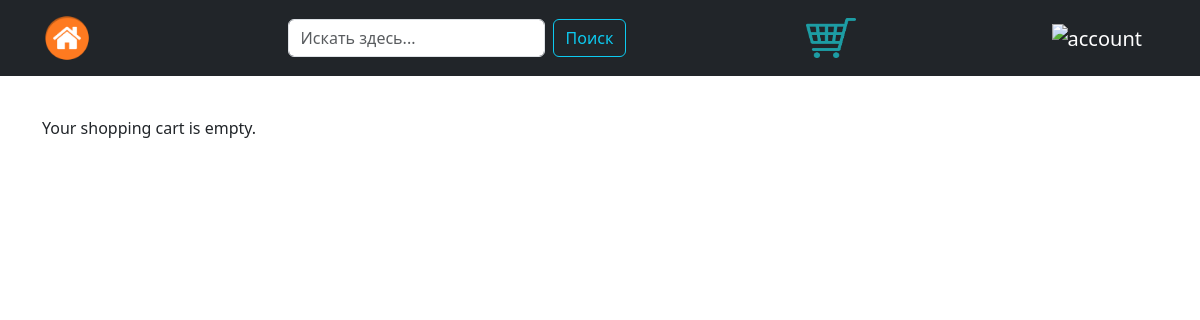
The app's page /cart (signed in), older data.
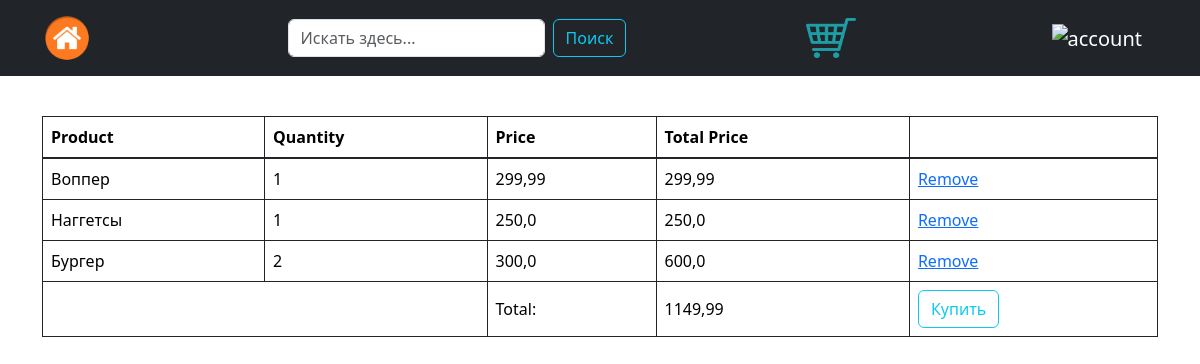
The same page, newer data.
### main/models.py (models this page shows, shortened)
class Cart(models.Model):
    user = models.ForeignKey(User, on_delete=models.CASCADE)
    product = models.CharField(max_length=255)
    quantity = models.IntegerField(default=1)
    price = models.FloatField('Стоимость товара', default=1)
    QP = models.FloatField('Сумма стоимости товаров 1-го вида', default=1)
    def __str__(self):
        return f"{self.quantity} x {self.product}"

### main/views.py (the view)
# urls.py: path('cart', views.cart_detail, name="cart_detail"),
@login_required
def cart_detail(request):
    cart_items = Cart.objects.filter(user=request.user)
    print(cart_items)
    for item in cart_items:
        item.price = Product.objects.get(name=item.product).price
        item.QP = item.quantity * item.price
    total_price = sum(item.quantity * item.price for item in cart_items)
    context = {
        "cart_items": cart_items,
        "total_price": total_price,
    }
    return render(request, "cart/cart_detail.html", context)

### main/templates/cart/cart_detail.html (shortened to what this page needs)
{% extends 'main/layout.html' %}
{% block content %}
<div class="container-lg" style="margin-top: 40px;">
    {% if cart_items %}
    <table class="table table-bordered border-dark">
        <thead>
            <tr>
                <th>Product</th>
                <th>Quantity</th>
                <th>Price</th>
                <th>Total Price</th>
                <th></th>
            </tr>
        </thead>
        <tbody class="table-group-divider">
            {% for item in cart_items %}
            <tr>
                <td>{{ item.product }}</td>
                <td>{{ item.quantity }}</td>
                <td>{{ item.price }}</td>
                <td>{{ item.QP }}</td>
                <td><a href="{% url 'main:remove_from_cart' item.product %}">Remove</a></td>
            </tr>
            {% endfor %}
        </tbody>
        <tfoot>
            <tr>
                <td colspan="2"></td>
                <td>Total:</td>
                <td>{{ total_price }}</td>
                <td>
                    <form action="{% url 'main:orders' %}" method="post">
                        <input class="btn btn-outline-info" type="submit" value="Купить">
                    </form>
                </td>
            </tr>
        </tfoot>
    </table>
    {% else %}
    <p>Your shopping cart is empty.</p>
    {% endif %}
</div>
{% endblock %}

Row changes from the older to the newer data that the page shows:
added Cart: product "Воппер", quantity "1", price "299,99", QP "299,99"
added Cart: product "Наггетсы", quantity "1", price "250,0", QP "250,0"
added Cart: product "Бургер", quantity "2", price "300,0", QP "600,0"
Text that changed along with them:
{{ total_price }}: (not shown) → "1149,99"
form field value: (not shown) → "Купить"
text no longer shown: "Your shopping cart is empty."
text now shown: "Product Quantity Price Total Price Total:"
